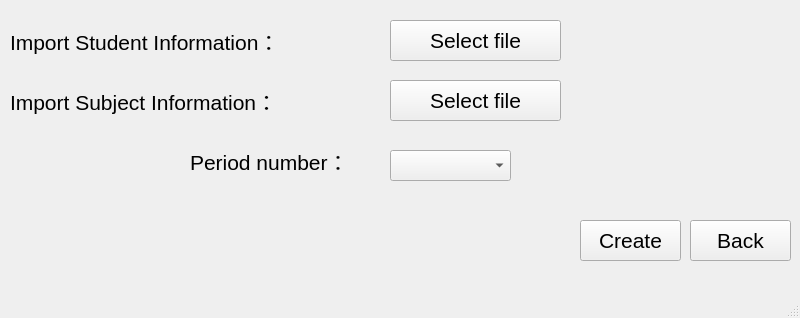
<?xml version="1.0" encoding="UTF-8"?>
<ui version="4.0">
 <class>CreateNewTimetableScreen</class>
 <widget class="QMainWindow" name="CreateNewTimetableScreen">
  <property name="geometry">
   <rect>
    <x>0</x>
    <y>0</y>
    <width>800</width>
    <height>318</height>
   </rect>
  </property>
  <property name="windowTitle">
   <string>MainWindow</string>
  </property>
  <widget class="QWidget" name="centralwidget">
   <widget class="QLabel" name="StI">
    <property name="geometry">
     <rect>
      <x>10</x>
      <y>10</y>
      <width>381</width>
      <height>61</height>
     </rect>
    </property>
    <property name="font">
     <font>
      <pointsize>16</pointsize>
     </font>
    </property>
    <property name="text">
     <string>Import Student Information：</string>
    </property>
   </widget>
   <widget class="QLabel" name="SubI">
    <property name="geometry">
     <rect>
      <x>10</x>
      <y>70</y>
      <width>381</width>
      <height>61</height>
     </rect>
    </property>
    <property name="font">
     <font>
      <pointsize>16</pointsize>
     </font>
    </property>
    <property name="text">
     <string>Import Subject Information：</string>
    </property>
   </widget>
   <widget class="QLabel" name="PN">
    <property name="geometry">
     <rect>
      <x>190</x>
      <y>130</y>
      <width>191</width>
      <height>61</height>
     </rect>
    </property>
    <property name="font">
     <font>
      <pointsize>16</pointsize>
     </font>
    </property>
    <property name="text">
     <string>Period number：</string>
    </property>
   </widget>
   <widget class="QPushButton" name="StISF">
    <property name="geometry">
     <rect>
      <x>390</x>
      <y>20</y>
      <width>171</width>
      <height>41</height>
     </rect>
    </property>
    <property name="font">
     <font>
      <pointsize>16</pointsize>
     </font>
    </property>
    <property name="text">
     <string>Select file</string>
    </property>
   </widget>
   <widget class="QPushButton" name="SubSF">
    <property name="geometry">
     <rect>
      <x>390</x>
      <y>80</y>
      <width>171</width>
      <height>41</height>
     </rect>
    </property>
    <property name="font">
     <font>
      <pointsize>16</pointsize>
     </font>
    </property>
    <property name="text">
     <string>Select file</string>
    </property>
   </widget>
   <widget class="QComboBox" name="PNBox">
    <property name="geometry">
     <rect>
      <x>390</x>
      <y>150</y>
      <width>121</width>
      <height>31</height>
     </rect>
    </property>
    <property name="font">
     <font>
      <pointsize>16</pointsize>
     </font>
    </property>
   </widget>
   <widget class="QPushButton" name="Create">
    <property name="geometry">
     <rect>
      <x>580</x>
      <y>220</y>
      <width>101</width>
      <height>41</height>
     </rect>
    </property>
    <property name="font">
     <font>
      <pointsize>16</pointsize>
     </font>
    </property>
    <property name="text">
     <string>Create</string>
    </property>
   </widget>
   <widget class="QPushButton" name="Back">
    <property name="geometry">
     <rect>
      <x>690</x>
      <y>220</y>
      <width>101</width>
      <height>41</height>
     </rect>
    </property>
    <property name="font">
     <font>
      <pointsize>16</pointsize>
     </font>
    </property>
    <property name="text">
     <string>Back</string>
    </property>
   </widget>
  </widget>
  <widget class="QMenuBar" name="menubar">
   <property name="geometry">
    <rect>
     <x>0</x>
     <y>0</y>
     <width>800</width>
     <height>26</height>
    </rect>
   </property>
  </widget>
  <widget class="QStatusBar" name="statusbar"/>
 </widget>
 <resources/>
 <connections/>
</ui>
